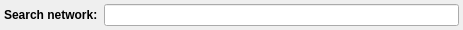
<?xml version="1.0" encoding="UTF-8"?>
<ui version="4.0">
 <class>NetworkSearch</class>
 <widget class="QWidget" name="NetworkSearch">
  <property name="geometry">
   <rect>
    <x>0</x>
    <y>0</y>
    <width>463</width>
    <height>29</height>
   </rect>
  </property>
  <property name="windowTitle">
   <string>Form</string>
  </property>
  <layout class="QHBoxLayout" name="horizontalLayout">
   <property name="margin">
    <number>4</number>
   </property>
   <item>
    <widget class="QLabel" name="label">
     <property name="font">
      <font>
       <weight>75</weight>
       <bold>true</bold>
      </font>
     </property>
     <property name="styleSheet">
      <string notr="true"/>
     </property>
     <property name="text">
      <string>Search network:</string>
     </property>
    </widget>
   </item>
   <item>
    <widget class="QLineEdit" name="searchLineEdit_"/>
   </item>
  </layout>
 </widget>
 <resources/>
 <connections/>
</ui>
